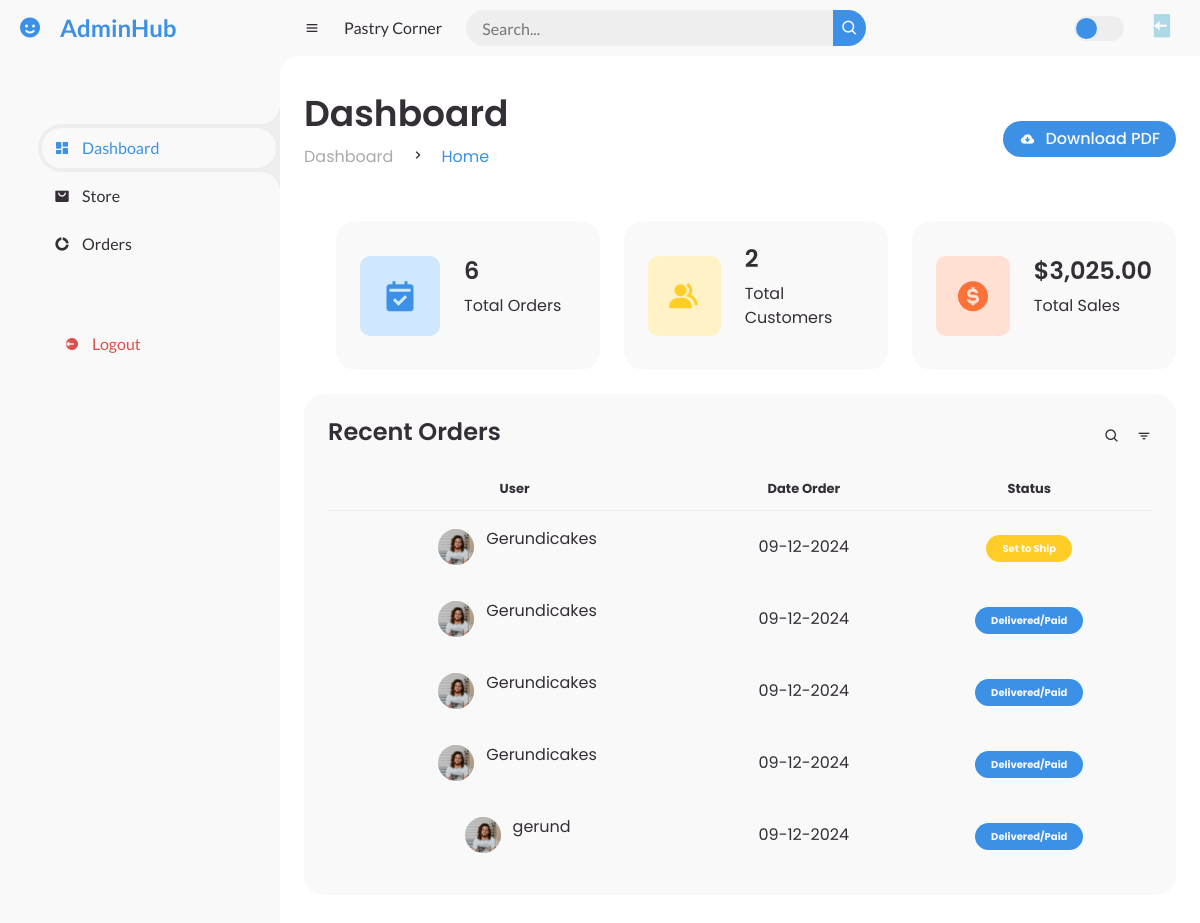
The app's page /admin/index.php with its own data.
### tables this page shows
CREATE TABLE `purchase` (
  `purchase_id` int(11) NOT NULL,
  `user_id` int(11) NOT NULL,
  `product_id` int(11) NOT NULL,
  `quantity` int(11) NOT NULL,
  `total_amount` double NOT NULL,
  `date` timestamp NOT NULL DEFAULT current_timestamp() ON UPDATE current_timestamp(),
  `status` varchar(255) NOT NULL
);

CREATE TABLE `users` (
  `user_id` int(11) NOT NULL,
  `fullname` varchar(255) NOT NULL,
  `email` varchar(255) NOT NULL,
  `password` varchar(255) NOT NULL,
  `contact_number` varchar(255) NOT NULL,
  `address` varchar(255) NOT NULL,
  `register_date` date NOT NULL
);

### admin/index.php (the view, shortened to what this page needs)
<?php
$servername = "localhost";
$username = "root";
$password = "";
$dbname = "pastrycorner";
$conn = new mysqli($servername, $username, $password, $dbname);
$sql_total_orders = "SELECT COUNT(*) as total_orders FROM purchase";
$result_orders = $conn->query($sql_total_orders);
$total_orders = $result_orders->fetch_assoc()['total_orders'] ?? 0;
$sql_total_customers = "SELECT COUNT(DISTINCT user_id) as total_customers FROM purchase";
$result_customers = $conn->query($sql_total_customers);
$total_customers = $result_customers->fetch_assoc()['total_customers'] ?? 0;
$sql_total_sales = "SELECT SUM(total_amount) as total_sales FROM purchase";
$result_sales = $conn->query($sql_total_sales);
$total_sales = $result_sales->fetch_assoc()['total_sales'] ?? 0;
$sql_recent_orders = "
    SELECT
        p.purchase_id,
        u.fullname AS user_name,
        p.date AS order_date,
        p.status
    FROM purchase p
    JOIN users u ON p.user_id = u.user_id
    ORDER BY p.date DESC
    LIMIT 5
";
$result_recent_orders = $conn->query($sql_recent_orders);
$recent_orders = [];
if ($result_recent_orders && $result_recent_orders->num_rows > 0) {
    while ($row = $result_recent_orders->fetch_assoc()) {
        $recent_orders[] = $row;
    }
}
?>
<!DOCTYPE html>
<html lang="en">
<head>
	<link href='https://unpkg.com/boxicons@2.0.9/css/boxicons.min.css' rel='stylesheet'>
	<link rel="stylesheet" href="style.css">
	<link href="https://cdn.jsdelivr.net/npm/bootstrap@5.3.0-alpha1/dist/css/bootstrap.min.css" rel="stylesheet">
</head>
<body>
	<section id="sidebar">
		<a href="#" class="brand">
			<i class='bx bxs-smile'></i>
			<span class="text">AdminHub</span>
		</a>
		<ul class="side-menu top">
			<li class="active">
				<a href="./index.php">
					<i class='bx bxs-dashboard'></i>
					<span class="text">Dashboard</span>
				</a>
			</li>
			<li>
				<a href="./store.php">
					<i class='bx bxs-shopping-bag-alt'></i>
					<span class="text">Store</span>
				</a>
			</li>
			<li>
				<a href="./orders.php">
					<i class='bx bxs-doughnut-chart'></i>
					<span class="text">Orders</span>
				</a>
			</li>
		</ul>
		<ul class="side-menu">
			<li>
				<form action="../login-process/process.php" method="POST">
					<button type="submit" name="logoutBtn" style="border: none; background-color: #f8f9f8;">
			<li><a href="#" class="logout"><i class='bx bxs-log-out-circle'></i><span class="text">Logout</span></a>
			</li>
			</button>
			</form>
			</li>
		</ul>
	</section>
	<section id="content">
		<nav>
			<i class='bx bx-menu'></i>
			<a href="#" class="nav-link">Pastry Corner</a>
			<form action="#">
				<div class="form-input">
					<input type="search" placeholder="Search...">
					<button type="submit" class="search-btn"><i class='bx bx-search'></i></button>
				</div>
			</form>
			<label for="switch-mode" class="switch-mode"></label>
			<a href="#" class="profile">
				<i class='bx bxs-log-out' style="font-size: 1.75rem;color: lightblue;"></i>
			</a>
		</nav>
		<main>
			<div class="head-title">
				<div class="left">
					<h1>Dashboard</h1>
					<ul class="breadcrumb">
						<li>
							<a href="#">Dashboard</a>
						</li>
						<li><i class='bx bx-chevron-right'></i></li>
						<li>
							<a class="active" href="./index.html">Home</a>
						</li>
					</ul>
				</div>
				<a href="#" class="btn-download">
					<i class='bx bxs-cloud-download'></i>
					<span class="text">Download PDF</span>
				</a>
			</div>
			<ul class="box-info">
				<li>
                    <i class='bx bxs-calendar-check'></i>
                    <span class="text">
                        <h3><?= $total_orders; ?></h3>
                        <p>Total Orders</p>
                    </span>
                </li>
                <li>
                    <i class='bx bxs-group'></i>
                    <span class="text">
                        <h3><?= $total_customers; ?></h3>
                        <p>Total Customers</p>
                    </span>
                </li>
                <li>
                    <i class='bx bxs-dollar-circle'></i>
                    <span class="text">
                        <h3>$<?= number_format($total_sales, 2); ?></h3>
                        <p>Total Sales</p>
                    </span>
                </li>
			</ul>
			<div class="table-data">
				<div class="order">
					<div class="head">
						<h3>Recent Orders</h3>
						<i class='bx bx-search'></i>
						<i class='bx bx-filter'></i>
					</div>
					<table>
						<thead>
							<tr >
								<th class="text-center">User</th>
								<th class="text-center">Date Order</th>
								<th class="text-center">Status</th>
							</tr>
						</thead>
						<tbody>
							<?php foreach ($recent_orders as $order): ?>
								<tr class="text-center">
									<td class="d-flex justify-content-center">
										<img src="img/people.png" alt="User Image">
										<p><?= htmlspecialchars($order['user_name']); ?></p>
									</td>
									<td><?= date('d-m-Y', strtotime($order['order_date'])); ?></td>
									<td><span class="status <?php
										if(strtolower($order['status']) === 'delivered/paid'){
											echo 'completed';
										}else if( strtolower($order['status']) === 'set to ship'){
											echo 'process';
										}else{
											echo 'pending';
										}
									?>"><?= htmlspecialchars($order['status']); ?></span></td>
								</tr>
							<?php endforeach; ?>
						</tbody>
					</table>
				</div>
			</div>
		</main>
	</section>
</body>
</html>

### admin/index.php (style rules this page uses)
a { text-decoration: none; }

### records on screen
purchase: user.fullname "Gerundicakes", date "09-12-2024", status "Set to Ship"
purchase: user.fullname "Gerundicakes", date "09-12-2024", status "Delivered/Paid"
purchase: user.fullname "Gerundicakes", date "09-12-2024", status "Delivered/Paid"
purchase: user.fullname "Gerundicakes", date "09-12-2024", status "Delivered/Paid"
purchase: user.fullname "gerund", date "09-12-2024", status "Delivered/Paid"

### other values on screen
$total_orders "6"
$total_customers "2"
$total_sales "3,025.00"
